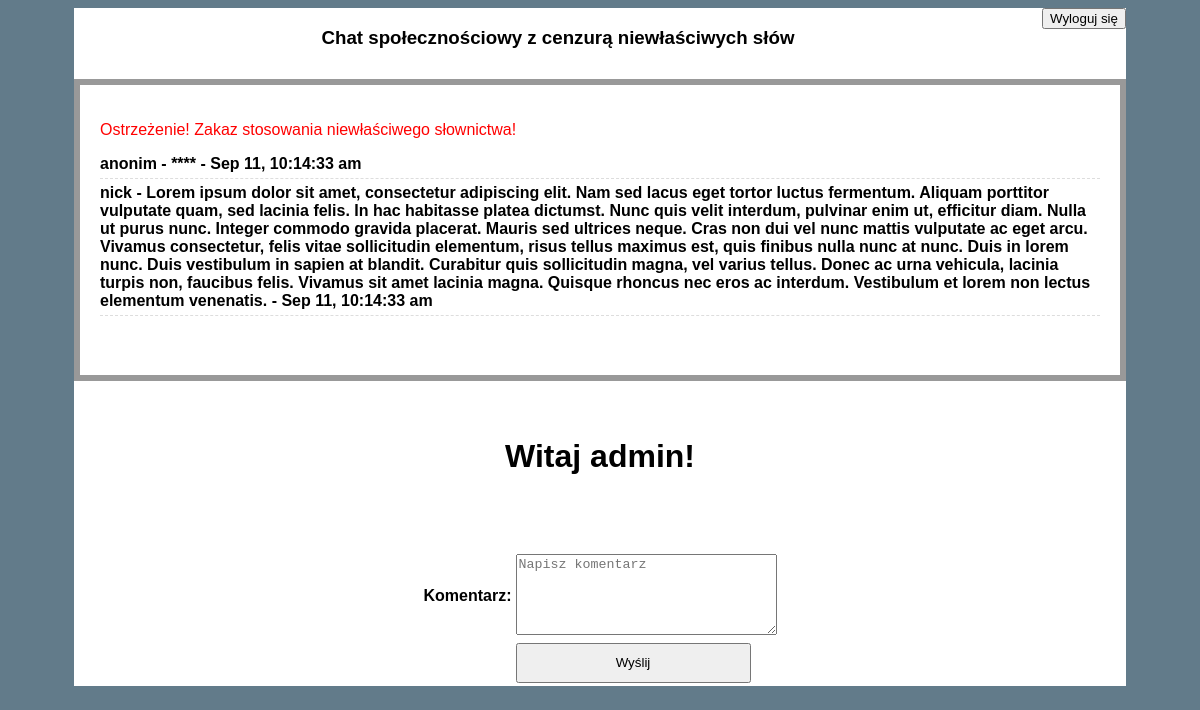
Screenshot of /index.php (signed in) with the database file from the repository.
### tables this page shows
CREATE TABLE `comments` (
  `id` int(11) NOT NULL,
  `name` varchar(50) NOT NULL,
  `email` text NOT NULL,
  `comment` text NOT NULL,
  `comment_time` timestamp NOT NULL DEFAULT current_timestamp() ON UPDATE current_timestamp()
);

### data_base.php (called while the page is built, shortened)
<?php
class data_base
{
    private $host   = DB_HOST;
    private $user   = DB_USER;
    private $pass   = DB_PASS;
    private $dbname = DB_NAME;
    public $link;
    private function connectDB()
    {
        $this->link = new mysqli($this->host, $this->user, $this->pass, $this->dbname);
    }
    public function select($query)
    {
        $result = $this->link->query($query) or die($this->link->error.__LINE__);
        if ($result->num_rows > 0) {
            return $result;
        } else {
            return false;
        }
    }
}
?>

### index.php (the view, shortened to what this page needs)
<?php
  include_once 'comment.php';
  $com = new Comment();
?>
<!DOCTYPE HTML>
<html lang="pl">
<head>
    <link rel="stylesheet" type="text/css" href="pliki_css/style.css">
</head>
<a href="logout_process.php"><div style="float:right"><button>Wyloguj się</button></div></a>
<body style="background-color: white">
<h3>Chat społecznościowy z cenzurą niewłaściwych słów </h3>
   <div class="box">
       <ul>
           <?php
               $result = $com->index();
               while ($data = $result->fetch_assoc()) {
               ?>
               <?php $com->check($data['comment']) ?>
               <li><b><?php echo $data['name'];?><b> - <?php echo $data['comment'] ?> - <?php echo $com->dateFormat($data['comment_time']); ?></li>
               <?php } ?>
       </ul>
   </div><br><br>
<center>
    <?php echo "<h1>Witaj ".$_SESSION['username']."!</h1>"?>
    <form action="post_comment.php" method="post"><br><br><br>
        <table>
            <tr>
                <td>Komentarz:</td>
                <td>
                    <textarea name="comment" rows="5" cols="30" placeholder="Napisz komentarz"></textarea>
                </td>
            </tr>
            <tr>
                <td></td>
                <td><input style="width: 235px;height: 40px;" type="submit" name="submit" value="Wyślij"></td>
            </tr>
        </table>
    </form>
</body>
</html>

### comment.php (shortened to what this page needs)
<?php
include_once 'data_base.php';
class Comment
{
    private $db;
    private $table = "comments";
    public function __construct()
    {
        $this->db = new data_base();
    }
    public function index()
    {
        $query = "SELECT * FROM $this->table ORDER BY id DESC";
        $result = $this->db->select($query);
        return $result;
    }
    public function dateFormat($data)
    {
        $date = date('M j, h:i:s a', time());
        return $date;
    }
    public function check($data){
     if (str_contains($data, '*')) {
      echo '<p style="color: red">Ostrzeżenie! Zakaz stosowania niewłaściwego słownictwa!</p>';
      }
    }
}
?>

### pliki_css/style.css (style rules this page uses)
html { display:flex; justify-content:center; align-items:center; font-family:"Raleway", sans-serif; background-color:#627b8a; }
h3 { text-align: center; }

### index.php (style rules this page uses)
.box { border: 6px solid #999;margin: 30px auto 0;padding: 20px;width: 1000px;height: 250px;overflow: scroll; }
.box ul { margin: 0;padding: 0;list-style: none; }
.box li { display: block;border-bottom: 1px dashed #ddd;margin-bottom: 5px;padding-bottom: 5px; }

### rows the page displays
comments: shows "Ostrzeżenie! Zakaz stosowania niewłaściwego słownictwa!", name "anonim", comment "****", comment_time "Sep 11, 10:14:33 am"
comments: name "nick", comment "Lorem ipsum dolor sit amet, consectetur adipiscing elit. Nam sed lacus eget tortor luctus fermentum. Aliquam porttitor vulputate quam, sed lacinia felis. In hac habitasse platea dictumst. Nunc quis velit interdum, pulvinar enim ut, efficitur diam. Nulla ut purus nunc. Integer commodo gravida placerat. Mauris sed ultrices neque. Cras non dui vel nunc mattis vulputate ac eget arcu. Vivamus consectetur, felis vitae sollicitudin elementum, risus tellus maximus est, quis finibus nulla nunc at nunc. Duis in lorem nunc. Duis vestibulum in sapien at blandit. Curabitur quis sollicitudin magna, vel varius tellus. Donec ac urna vehicula, lacinia turpis non, faucibus felis. Vivamus sit amet lacinia…", comment_time "Sep 11, 10:14:33 am"

### other values shown
$_SESSION['username'] "admin"
